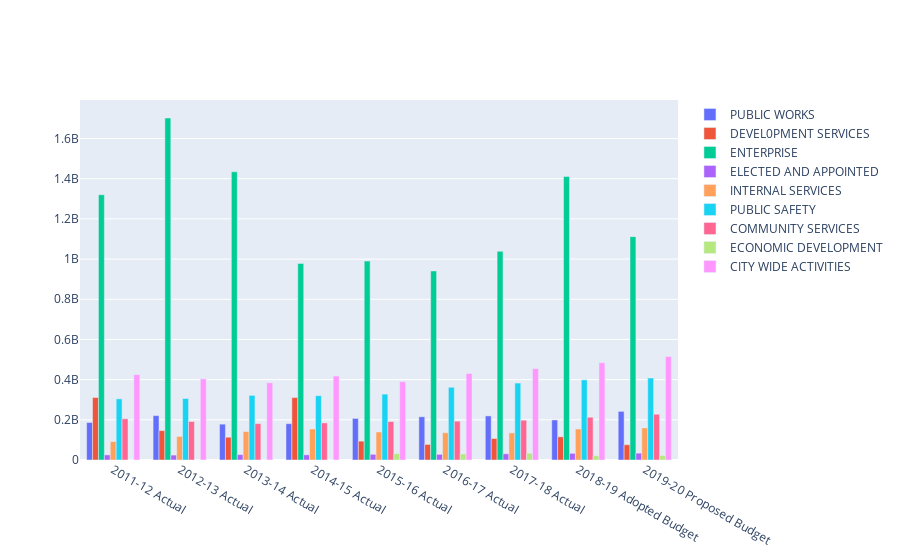

The notebook cell saved with this chart:
### Code cell
fig = go.Figure()

for i in range(len(df.columns)-1):
    fig.add_trace(go.Bar(x=df.columns[1:], y=df.iloc[i][1:], name=df.iloc[i][0]))

fig.show()

### Figure 1 — Plotly figure (JSON) as saved in the notebook; plotly's stock layout.template omitted (floating-point values rounded to 4 significant figures)
{"data": [{"name": "PUBLIC WORKS", "type": "bar", "x": ["2011-12 Actual", "2012-13 Actual", "2013-14 Actual", "2014-15 Actual", "2015-16 Actual", "2016-17 Actual", "2017-18 Actual", "2018-19 Adopted Budget", "2019-20 Proposed Budget"], "y": ["$186,535,064 ", "$221,025,972 ", "$178,389,707 ", "$180,689,142 ", "$206,854,289 ", "$215,170,806 ", "$219,521,708 ", "$199,283,083 ", "$242,114,403 "]}, {"name": "DEVEL0PMENT SERVICES", "type": "bar", "x": ["2011-12 Actual", "2012-13 Actual", "2013-14 Actual", "2014-15 Actual", "2015-16 Actual", "2016-17 Actual", "2017-18 Actual", "2018-19 Adopted Budget", "2019-20 Proposed Budget"], "y": ["310,961,163", "146,389,968", "113,322,724", "310,897,673", "93,869,665", "77,510,788", "106,972,164", "115,396,257", "76,017,157"]}, {"name": "ENTERPRISE", "type": "bar", "x": ["2011-12 Actual", "2012-13 Actual", "2013-14 Actual", "2014-15 Actual", "2015-16 Actual", "2016-17 Actual", "2017-18 Actual", "2018-19 Adopted Budget", "2019-20 Proposed Budget"], "y": ["1,320,162,959", "1,702,228,769", "1,434,714,486", "978,227,383", "990,290,335", "941,052,331", "1,038,703,651", "1,411,268,167", "1,111,756,810"]}, {"name": "ELECTED AND APPOINTED", "type": "bar", "x": ["2011-12 Actual", "2012-13 Actual", "2013-14 Actual", "2014-15 Actual", "2015-16 Actual", "2016-17 Actual", "2017-18 Actual", "2018-19 Adopted Budget", "2019-20 Proposed Budget"], "y": ["25,333,580", "24,373,193", "26,892,378", "25,689,895", "28,252,439", "28,201,876", "30,929,163", "33,144,490", "33,990,425"]}, {"name": "INTERNAL SERVICES", "type": "bar", "x": ["2011-12 Actual", "2012-13 Actual", "2013-14 Actual", "2014-15 Actual", "2015-16 Actual", "2016-17 Actual", "2017-18 Actual", "2018-19 Adopted Budget", "2019-20 Proposed Budget"], "y": ["91,927,400", "117,254,617", "141,748,372", "154,295,626", "139,344,860", "135,696,595", "135,025,138", "154,251,748", "159,601,699"]}, {"name": "PUBLIC SAFETY", "type": "bar", "x": ["2011-12 Actual", "2012-13 Actual", "2013-14 Actual", "2014-15 Actual", "2015-16 Actual", "2016-17 Actual", "2017-18 Actual", "2018-19 Adopted Budget", "2019-20 Proposed Budget"], "y": ["304,381,123", "306,099,235", "321,664,293", "320,089,911", "327,923,358", "362,013,988", "383,005,737", "398,931,953", "408,112,357"]}, {"name": "COMMUNITY SERVICES", "type": "bar", "x": ["2011-12 Actual", "2012-13 Actual", "2013-14 Actual", "2014-15 Actual", "2015-16 Actual", "2016-17 Actual", "2017-18 Actual", "2018-19 Adopted Budget", "2019-20 Proposed Budget"], "y": ["204,994,347", "191,637,976", "181,139,950", "184,568,776", "191,364,979", "193,286,705", "198,069,337", "212,859,739", "227,833,391"]}, {"name": "ECONOMIC DEVELOPMENT", "type": "bar", "x": ["2011-12 Actual", "2012-13 Actual", "2013-14 Actual", "2014-15 Actual", "2015-16 Actual", "2016-17 Actual", "2017-18 Actual", "2018-19 Adopted Budget", "2019-20 Proposed Budget"], "y": ["0", "0", "0", "0", "31,734,344", "30,134,761", "33,460,528", "21,524,996", "22,809,791"]}, {"name": "CITY WIDE ACTIVITIES", "type": "bar", "x": ["2011-12 Actual", "2012-13 Actual", "2013-14 Actual", "2014-15 Actual", "2015-16 Actual", "2016-17 Actual", "2017-18 Actual", "2018-19 Adopted Budget", "2019-20 Proposed Budget"], "y": ["424,707,230", "403,692,397", "384,297,883", "417,685,667", "390,054,403", "430,612,967", "454,832,408", "484,100,630", "514,803,273"]}], "layout": {}}
